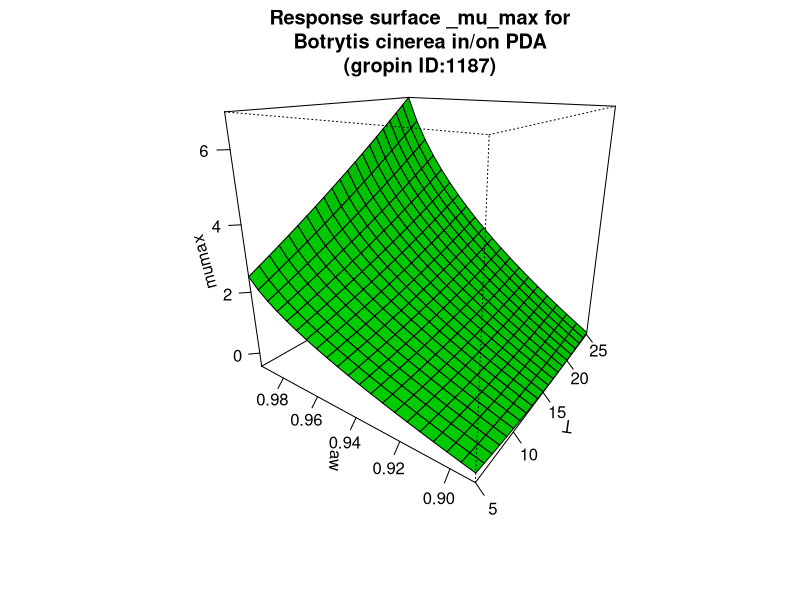

This chart was generated by the following R code:
#############################
# start of Parameter script
#############################
T <- seq(4.995004995005,25.025,length.out=21)
aw <- seq(0.89089,0.994005994005994,length.out=21)
#############################
# end of Parameter script
#############################
############################# 
# start of Model script Gropin ID 1187 
#############################
 
# constant coefficients for this model
 
variables <- data.frame(T,aw)
argumentsPar <- unique.data.frame(expand.grid(variables))
 
# heart of the model
response_surface <- function(T,aw) {
   mumax <-(2.053+(-6.484)* sqrt(1-aw)+1.210*( sqrt(1-aw)* sqrt(1-aw))+0.248*T+0.0015*T*T-0.917* sqrt(1-aw)*T)

	return(mumax=mumax)
} 

# output parameters
responseSurface <- cbind(argumentsPar,response_surface(argumentsPar['T'],argumentsPar['aw']))
colnames(responseSurface) <- c(colnames(argumentsPar),'mumax')
#############################
# End of Model script
#############################
############################# 
# start of Visualisation script Gropin ID 1187 
#############################
titleText <-'Response surface _mu_max for
Botrytis cinerea in/on PDA
(gropin ID:1187)'
persp(T,aw,matrix(unlist(responseSurface$'mumax'),nrow=21),col = 'green',xlab='T',ylab='aw',zlab='mumax',main=titleText,theta=305,phi=20,shade=0.25,ticktype = 'detailed')
#############################
# End of Visualisation script
#############################
